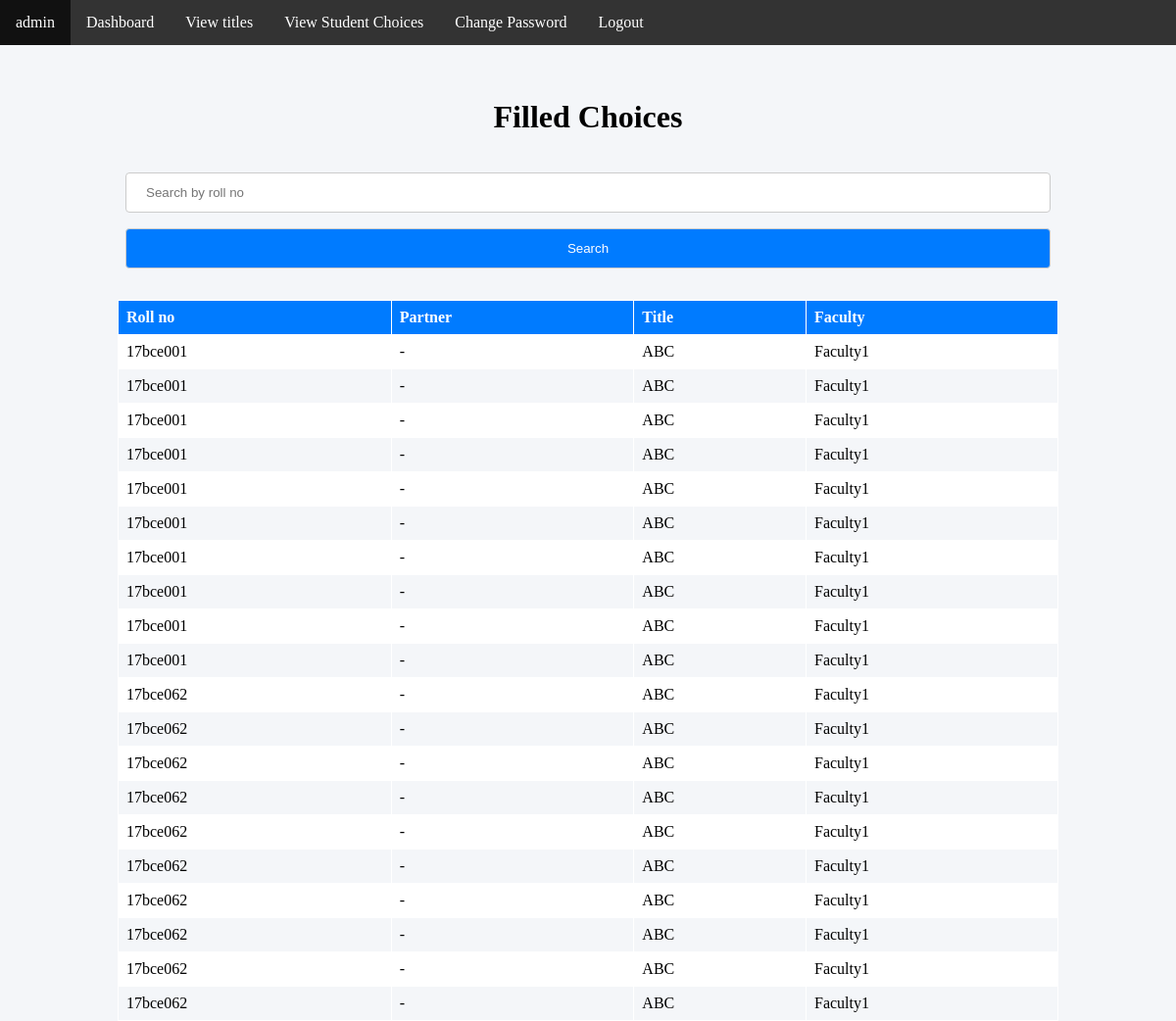
Screenshot of /coordinator/students.php (signed in) with the database file from the repository.
### tables this page shows
CREATE TABLE `choice_filling` (
  `choice_id` int(6) NOT NULL,
  `roll_no` varchar(8) NOT NULL,
  `partner_roll_no` varchar(8) NOT NULL,
  `title` varchar(100) NOT NULL,
  `faculty` varchar(50) NOT NULL,
  `tim` varchar(30) NOT NULL
);

### coordinator/students.php (the view, shortened to what this page needs)
<?php
include 'connection.php';
?>
<html>
<head>
</head>
<body>
<div style="margin:0px"><?php include 'menu.php';?></div>
<div style="height: 10%;"></div>
<center>
<h1>Filled Choices</h1>
<table>
  <tr><td><form method="post"><input type="text" name="search" placeholder="Search by roll no">
    <input type="submit" value="Search" class='sub'></form></td></tr>
</table>
<table border='1' style="border: #ffffff;">
    <tr>
        <th>Roll no</th>
        <th>Partner</th>
        <th>Title</th>
        <th>Faculty</th>
    </tr>
    <?php
        $sql='';
        if(isset($_POST['search'])){
          $sql="SELECT * FROM choice_filling where roll_no='".$_POST['search']."'";
          if(empty($_POST['search']))
            $sql="SELECT * FROM choice_filling order by roll_no";
        }
        else
          $sql="SELECT * FROM choice_filling order by roll_no";
        $result = mysqli_query($con, $sql);
        if(mysqli_num_rows($result) > 0) {
            while($row = mysqli_fetch_assoc($result)){?>
        <tr>
            <td><?php echo $row['roll_no']; ?></td>
            <td><?php echo $row['partner_roll_no']; ?></td>
            <td><?php echo $row['title']; ?></td>
            <td><?php echo $row['faculty']; ?></td>
        </tr>
    <?php }} ?>
</table>
</center>
</body>
</html>

### coordinator/menu.php (shortened to what this page needs)
<ul>
    <li><a><?php echo $_SESSION['adminusername']?></a></li>
    <li><a href="index.php">Dashboard</a></li>
    <li><a href="titles.php">View titles</a></li>
    <li><a href="students.php">View Student Choices</a></li>
    <li><a href="changePassword.php">Change Password</a></li>
    <li><a href="logout.php">Logout</a></li>
</ul>

### coordinator/students.php (style rules this page uses)
body { background-color: #F4F6F9; }
table { border-collapse: collapse; width: 80%; border-radius: 5px; }
th, td { text-align: left; padding: 8px; }
tr:nth-child(even) { background-color: #ffffff }
th { background-color: #007BFF; color: white; }
input[type=text] { width: 100%; padding: 12px 20px; margin: 8px 0; display: inline-block; border: 1px solid #ccc; border-radius: 4px; box-sizing: border-box; }
.sub { width: 100%; padding: 12px 20px; color:#ffffff; background-color: #007BFF; margin: 8px 0; display: inline-block; border: 1px solid #ccc; border-radius: 4px; box-sizing: border-box; }

### coordinator/menu.php (style rules this page uses)
body { margin:0; }
ul { list-style-type: none; margin: 0; padding: 0; overflow: hidden; background-color: #333; position: fixed; top: 0; width: 100%; }
li { float: left; }
li a { display: block; color: white; text-align: center; padding: 14px 16px; text-decoration: none; }

### rows the page displays
choice_filling: roll_no "17bce001", partner_roll_no "-", title "ABC", faculty "Faculty1"
choice_filling: roll_no "17bce001", partner_roll_no "-", title "ABC", faculty "Faculty1"
choice_filling: roll_no "17bce001", partner_roll_no "-", title "ABC", faculty "Faculty1"
choice_filling: roll_no "17bce001", partner_roll_no "-", title "ABC", faculty "Faculty1"
choice_filling: roll_no "17bce001", partner_roll_no "-", title "ABC", faculty "Faculty1"
choice_filling: roll_no "17bce001", partner_roll_no "-", title "ABC", faculty "Faculty1"
choice_filling: roll_no "17bce001", partner_roll_no "-", title "ABC", faculty "Faculty1"
choice_filling: roll_no "17bce001", partner_roll_no "-", title "ABC", faculty "Faculty1"
choice_filling: roll_no "17bce001", partner_roll_no "-", title "ABC", faculty "Faculty1"
choice_filling: roll_no "17bce001", partner_roll_no "-", title "ABC", faculty "Faculty1"
choice_filling: roll_no "17bce062", partner_roll_no "-", title "ABC", faculty "Faculty1"
choice_filling: roll_no "17bce062", partner_roll_no "-", title "ABC", faculty "Faculty1"
choice_filling: roll_no "17bce062", partner_roll_no "-", title "ABC", faculty "Faculty1"
choice_filling: roll_no "17bce062", partner_roll_no "-", title "ABC", faculty "Faculty1"
choice_filling: roll_no "17bce062", partner_roll_no "-", title "ABC", faculty "Faculty1"
choice_filling: roll_no "17bce062", partner_roll_no "-", title "ABC", faculty "Faculty1"
choice_filling: roll_no "17bce062", partner_roll_no "-", title "ABC", faculty "Faculty1"
choice_filling: roll_no "17bce062", partner_roll_no "-", title "ABC", faculty "Faculty1"
choice_filling: roll_no "17bce062", partner_roll_no "-", title "ABC", faculty "Faculty1"
choice_filling: roll_no "17bce062", partner_roll_no "-", title "ABC", faculty "Faculty1"

### other values shown
$_SESSION['adminusername'] "admin"
